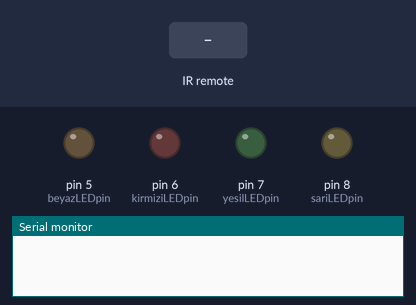
Simulated run of this sketch. Board: Arduino Uno, built with avr-gcc and run on an emulated ATmega328P. On the bench: output pins drawn as LEDs (lit = HIGH), the last lines printed to the serial monitor. The test bench sets the inputs (shaded band).

Above: at 1.2 s.
1.3 s: infrared code 0xFF30CF received
At 2.0 s:
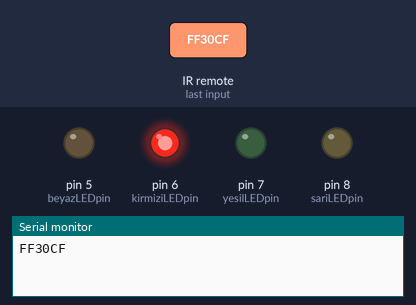
2.8 s: infrared code 0xFF18E7 received
At 3.1 s:
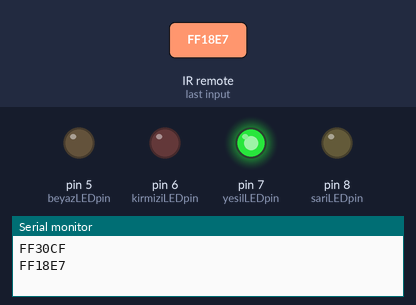
4.3 s: infrared code 0xFF7A85 received
At 5.5 s:
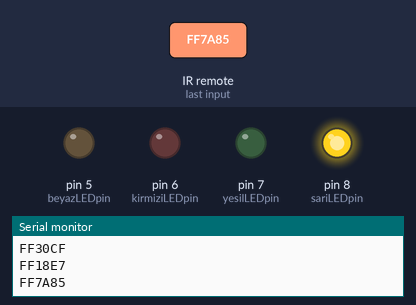
5.8 s: infrared code 0xFF10EF received
At 6.7 s:
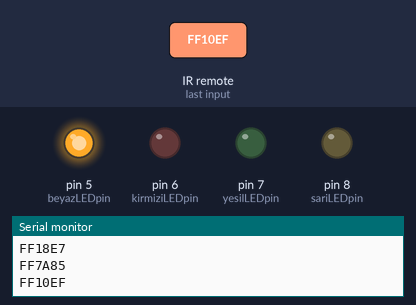
7.3 s: infrared code 0xFF38C7 received
At 7.8 s:
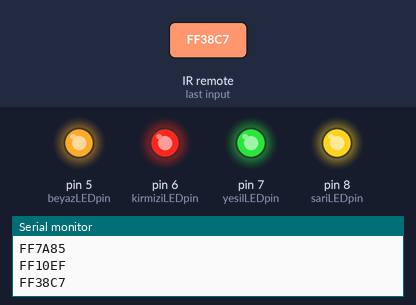
Timing chart, 0 to 9.8 s (numbered marks = the images above; inputs shaded):
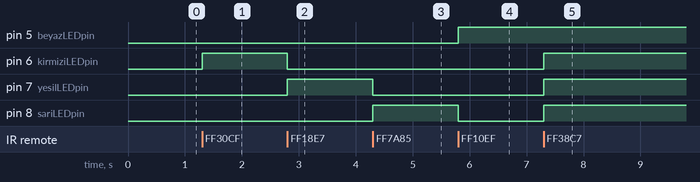

The sketch:

8.2.2._IR_ile_4_adet_LED_kontrolu.ino
```cpp
#include <IRremote.h> //IR kütüphanesi eklenir.

int kizilotesiIR_pin = 3;  //IR okuyucu pin atanır.
int kirmiziLEDpin = 6; //4 adet LED pinleri atanır.
int yesilLEDpin = 7;
int sariLEDpin = 8;
int beyazLEDpin=5;

IRrecv iralici(kizilotesiIR_pin); //IR alıcı nesnesi oluşturulur.
decode_results sonuclar;//decode_results sınıfından sonuclar isimli bir nesne oluşturulur.
//Bu nesne iralici tarafından kullanılacak olup, bilgileri decode etmeye yarar.

void setup()
{

pinMode(kirmiziLEDpin,OUTPUT); //LED pinleri çıkış olarak tanımlanır.
pinMode(yesilLEDpin,OUTPUT);
pinMode(sariLEDpin,OUTPUT);
pinMode(beyazLEDpin,OUTPUT);
Serial.begin(9600); //seri veri iletişimi başlatılır.
iralici.enableIRIn(); // IR okuyucu başlatılır.
}

void loop()
{
if (iralici.decode(&sonuclar)) //Eğer okuyucu tuşa basıldığını algılarsa...
{
Serial.println(sonuclar.value, HEX); //işlenen kod seri port ekrana yazdırılır.
cevirIR(); //Alınan kod oluşturulan fonksiyona yollanır.
iralici.resume(); // receive the next value
}
}

void cevirIR() // tuşa basılınca alınan kod koşul yardımıyla ilgili LEDi yakar.
{
switch(sonuclar.value) //alınan kod eğer...
{
case 0xFF30CF:  //1 ise(FF30CF), kırmızı LED yanar.
digitalWrite(kirmiziLEDpin,HIGH);
digitalWrite(yesilLEDpin,LOW);
digitalWrite(sariLEDpin,LOW);
digitalWrite(beyazLEDpin,LOW);
break;
case 0xFF18E7:  //2 ise(FF18E7), yeşil LED yanar.
digitalWrite(kirmiziLEDpin,LOW);
digitalWrite(yesilLEDpin,HIGH);
digitalWrite(sariLEDpin,LOW);
digitalWrite(beyazLEDpin,LOW);
break;
case 0xFF7A85:  //3 ise(FF7A85), sarı LED yanar.
digitalWrite(kirmiziLEDpin,LOW);
digitalWrite(yesilLEDpin,LOW);
digitalWrite(sariLEDpin,HIGH);
digitalWrite(beyazLEDpin,LOW);
break;
case 0xFF10EF:  //4 ise(FF10EF), beyaz LED yanar.
digitalWrite(kirmiziLEDpin,LOW);
digitalWrite(yesilLEDpin,LOW);
digitalWrite(sariLEDpin,LOW);
digitalWrite(beyazLEDpin,HIGH);
break;
case 0xFF38C7: //5 ise(FF38C7), tüm LED ler yanar.
digitalWrite(kirmiziLEDpin,HIGH);
digitalWrite(yesilLEDpin,HIGH);
digitalWrite(sariLEDpin,HIGH);
digitalWrite(beyazLEDpin,HIGH);
break;
case 0xFF5AA5: //6 ise(FF5AA5), tüm LEDler söner.
digitalWrite(kirmiziLEDpin,LOW);
digitalWrite(yesilLEDpin,LOW);
digitalWrite(sariLEDpin,LOW);
digitalWrite(beyazLEDpin,LOW);
break;
default: //1-5 arası başka bir tuşa basıldığında "diğer tuşlara basıldı!" uyarısını verir.
Serial.println("diğer tuşlara basıldı!");
}
delay(500);
}
```

Measured:
- after the input at 1.3 s, pin 6 (kirmiziLEDpin): LOW → HIGH at once
- after the input at 2.8 s, pin 6 (kirmiziLEDpin): HIGH → LOW at once; pin 7 (yesilLEDpin): LOW → HIGH at once
- after the input at 4.3 s, pin 7 (yesilLEDpin): HIGH → LOW at once; pin 8 (sariLEDpin): LOW → HIGH at once
- after the input at 5.8 s, pin 5 (beyazLEDpin): LOW → HIGH at once; pin 8 (sariLEDpin): HIGH → LOW at once
- after the input at 7.3 s, pin 6 (kirmiziLEDpin), pin 7 (yesilLEDpin), pin 8 (sariLEDpin): LOW → HIGH at once
